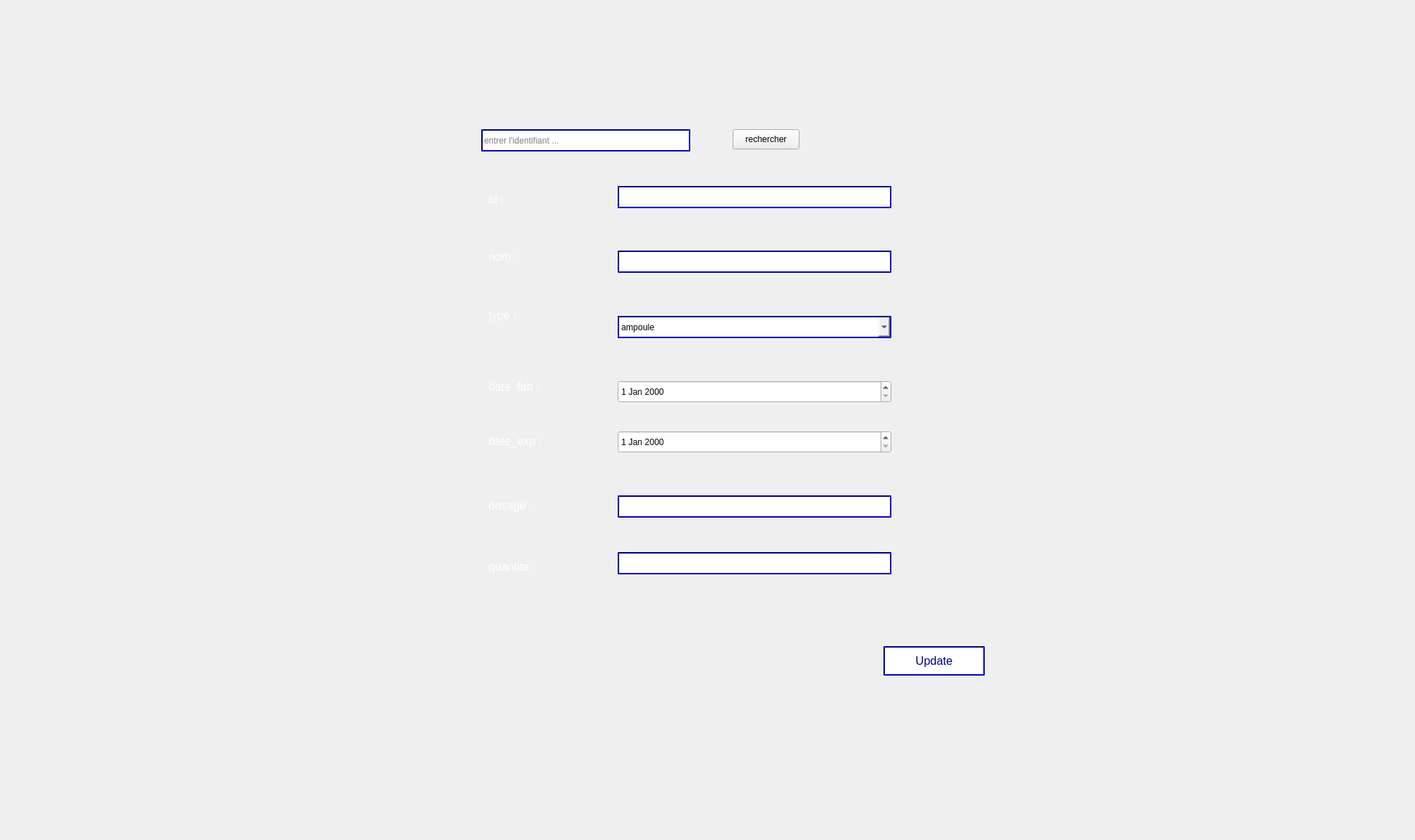
      <widget class="QWidget" name="tab_6">
       <attribute name="title">
        <string>Modifier medicaments</string>
       </attribute>
       <widget class="QLabel" name="label_19">
        <property name="geometry">
         <rect>
          <x>0</x>
          <y>0</y>
          <width>1961</width>
          <height>1161</height>
         </rect>
        </property>
        <property name="text">
         <string/>
        </property>
        <property name="pixmap">
         <pixmap>../Desktop/2A/Projet_C++/smart.jpg</pixmap>
        </property>
       </widget>
       <widget class="QLineEdit" name="lineEdit_id_to_update">
        <property name="geometry">
         <rect>
          <x>670</x>
          <y>180</y>
          <width>291</width>
          <height>31</height>
         </rect>
        </property>
        <property name="styleSheet">
         <string notr="true">border-color:darkblue ;
border-style:solid;
border-width:2px;
border-style: inset;</string>
        </property>
        <property name="placeholderText">
         <string>entrer l'identifiant ...</string>
        </property>
       </widget>
       <widget class="QPushButton" name="pushButtonR_update">
        <property name="geometry">
         <rect>
          <x>1020</x>
          <y>180</y>
          <width>93</width>
          <height>28</height>
         </rect>
        </property>
        <property name="text">
         <string>rechercher</string>
        </property>
       </widget>
       <widget class="QLineEdit" name="lineEdit_update_id">
        <property name="geometry">
         <rect>
          <x>860</x>
          <y>259</y>
          <width>381</width>
          <height>31</height>
         </rect>
        </property>
        <property name="styleSheet">
         <string notr="true">border-color:darkblue ;
border-style:solid;
border-width:2px;
border-style: inset;</string>
        </property>
       </widget>
       <widget class="QLabel" name="label_30">
        <property name="geometry">
         <rect>
          <x>680</x>
          <y>429</y>
          <width>61</width>
          <height>21</height>
         </rect>
        </property>
        <property name="font">
         <font>
          <pointsize>12</pointsize>
         </font>
        </property>
        <property name="styleSheet">
         <string notr="true">color:white</string>
        </property>
        <property name="text">
         <string>type :</string>
        </property>
       </widget>
       <widget class="QLabel" name="label_31">
        <property name="geometry">
         <rect>
          <x>680</x>
          <y>779</y>
          <width>101</width>
          <height>21</height>
         </rect>
        </property>
        <property name="font">
         <font>
          <pointsize>12</pointsize>
         </font>
        </property>
        <property name="styleSheet">
         <string notr="true">color:white</string>
        </property>
        <property name="text">
         <string>quantite :</string>
        </property>
       </widget>
       <widget class="QLabel" name="label_32">
        <property name="geometry">
         <rect>
          <x>680</x>
          <y>349</y>
          <width>55</width>
          <height>16</height>
         </rect>
        </property>
        <property name="font">
         <font>
          <pointsize>12</pointsize>
         </font>
        </property>
        <property name="autoFillBackground">
         <bool>false</bool>
        </property>
        <property name="styleSheet">
         <string notr="true">color:white</string>
        </property>
        <property name="text">
         <string>nom :</string>
        </property>
       </widget>
       <widget class="QLabel" name="label_33">
        <property name="geometry">
         <rect>
          <x>680</x>
          <y>269</y>
          <width>55</width>
          <height>16</height>
         </rect>
        </property>
        <property name="font">
         <font>
          <pointsize>12</pointsize>
         </font>
        </property>
        <property name="styleSheet">
         <string notr="true">color:white</string>
        </property>
        <property name="text">
         <string>id :</string>
        </property>
       </widget>
       <widget class="QLineEdit" name="lineEdit_update_nom">
        <property name="geometry">
         <rect>
          <x>860</x>
          <y>349</y>
          <width>381</width>
          <height>31</height>
         </rect>
        </property>
        <property name="styleSheet">
         <string notr="true">border-color:darkblue ;
border-style:solid;
border-width:2px;
border-style: inset;</string>
        </property>
       </widget>
       <widget class="QLabel" name="label_34">
        <property name="geometry">
         <rect>
          <x>680</x>
          <y>530</y>
          <width>91</width>
          <height>16</height>
         </rect>
        </property>
        <property name="font">
         <font>
          <pointsize>12</pointsize>
         </font>
        </property>
        <property name="styleSheet">
         <string notr="true">color:white</string>
        </property>
        <property name="text">
         <string>date_fab :</string>
        </property>
       </widget>
       <widget class="QLineEdit" name="lineEdit_update_quantite">
        <property name="geometry">
         <rect>
          <x>860</x>
          <y>769</y>
          <width>381</width>
          <height>31</height>
         </rect>
        </property>
        <property name="styleSheet">
         <string notr="true">border-color:darkblue ;
border-style:solid;
border-width:2px;
border-style: inset;</string>
        </property>
       </widget>
       <widget class="QLabel" name="label_35">
        <property name="geometry">
         <rect>
          <x>680</x>
          <y>689</y>
          <width>101</width>
          <height>31</height>
         </rect>
        </property>
        <property name="font">
         <font>
          <pointsize>12</pointsize>
         </font>
        </property>
        <property name="styleSheet">
         <string notr="true">color:white</string>
        </property>
        <property name="text">
         <string>dosage :</string>
        </property>
       </widget>
       <widget class="QLabel" name="label_36">
        <property name="geometry">
         <rect>
          <x>680</x>
          <y>599</y>
          <width>111</width>
          <height>31</height>
         </rect>
        </property>
        <property name="font">
         <font>
          <pointsize>12</pointsize>
         </font>
        </property>
        <property name="styleSheet">
         <string notr="true">color:white</string>
        </property>
        <property name="text">
         <string>date_exp :</string>
        </property>
       </widget>
       <widget class="QLineEdit" name="lineEdit_update_dosage">
        <property name="geometry">
         <rect>
          <x>860</x>
          <y>690</y>
          <width>381</width>
          <height>31</height>
         </rect>
        </property>
        <property name="styleSheet">
         <string notr="true">border-color:darkblue ;
border-style:solid;
border-width:2px;
border-style: inset;</string>
        </property>
       </widget>
       <widget class="QPushButton" name="pushButton_UpdateMed">
        <property name="geometry">
         <rect>
          <x>1230</x>
          <y>900</y>
          <width>141</width>
          <height>41</height>
         </rect>
        </property>
        <property name="font">
         <font>
          <pointsize>12</pointsize>
         </font>
        </property>
        <property name="styleSheet">
         <string notr="true">color:darkblue ;
border-color:darkblue ;
border-style:solid;
border-width:2px;
background:white;
border-style: inset;</string>
        </property>
        <property name="text">
         <string>Update</string>
        </property>
       </widget>
       <widget class="QDateEdit" name="dateEdit_update_fab">
        <property name="geometry">
         <rect>
          <x>860</x>
          <y>530</y>
          <width>381</width>
          <height>31</height>
         </rect>
        </property>
       </widget>
       <widget class="QDateEdit" name="dateEdit_2_update_exp">
        <property name="geometry">
         <rect>
          <x>860</x>
          <y>600</y>
          <width>381</width>
          <height>31</height>
         </rect>
        </property>
       </widget>
       <widget class="QComboBox" name="comboBox_update">
        <property name="geometry">
         <rect>
          <x>860</x>
          <y>440</y>
          <width>381</width>
          <height>31</height>
         </rect>
        </property>
        <property name="styleSheet">
         <string notr="true">border-color:darkblue ;
border-style:solid;
border-width:2px;
border-style: inset;</string>
        </property>
        <item>
         <property name="text">
          <string>ampoule</string>
         </property>
        </item>
        <item>
         <property name="text">
          <string>gellules</string>
         </property>
        </item>
        <item>
         <property name="text">
          <string>comprime</string>
         </property>
        </item>
        <item>
         <property name="text">
          <string>comprime effervescent</string>
         </property>
        </item>
        <item>
         <property name="text">
          <string>sirop</string>
         </property>
        </item>
        <item>
         <property name="text">
          <string>pillule</string>
         </property>
        </item>
        <item>
         <property name="text">
          <string>goutte</string>
         </property>
        </item>
        <item>
         <property name="text">
          <string>pommade</string>
         </property>
        </item>
        <item>
         <property name="text">
          <string>injection</string>
         </property>
        </item>
       </widget>
      </widget>
